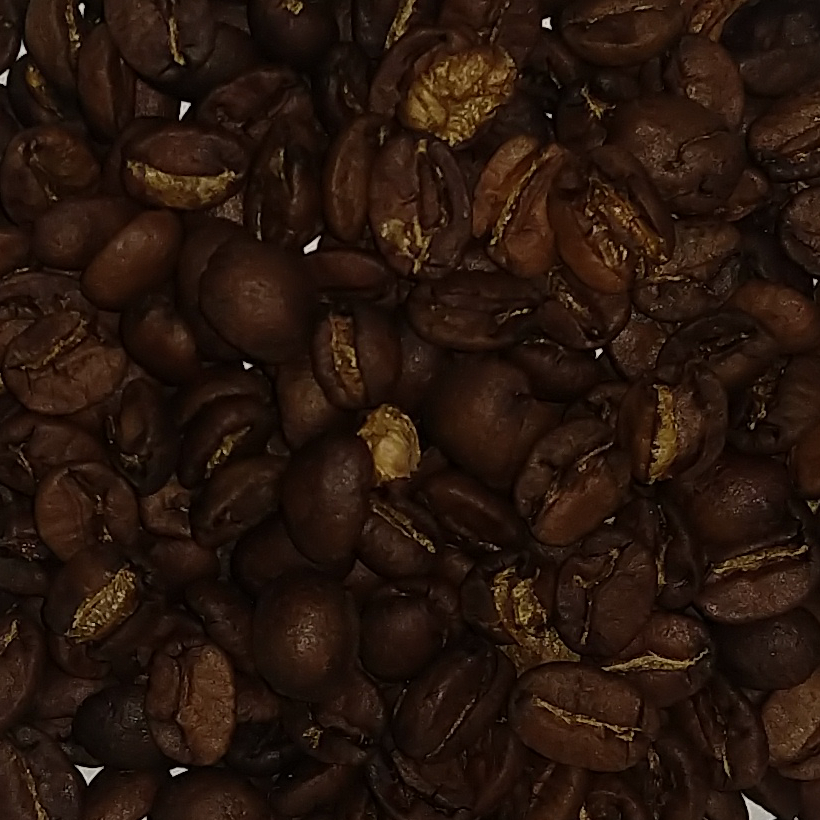
#> input picture Scripts/photos/Motorola X4/Flash/Cafe/35_1.png, 820 x 820 px, given as the content of the folder ./photos/iPhone 8/Luz/Folha, which was not available
$ python create_data.py
#> lines starting #> are read from the running program, lines starting #| are printed output that depends on the picture; pictures that were not available may be replaced by others from this repository, and a replacement may not be noted
import cv2
import numpy as np
import os
import csv

# Normal H,S,V: (0-360,0-100%,0-100%)
# OpenCV H,S,V: (0-180,0-255 ,0-255)


def getMeanRGB(image_path):
    rgb_img = cv2.imread(image_path)

    # [10 lines of commented-out code are left out]

    R, G, B = cv2.split(rgb_img)

    return ((round(np.mean(R)), round(np.mean(G)), round(np.mean(B))))


def getMeanHSV(image_path):
    rgb_img = cv2.imread(image_path)

    # [10 lines of commented-out code are left out]

    hsv_img = cv2.cvtColor(rgb_img, cv2.COLOR_RGB2HSV)
    H, S, V = cv2.split(hsv_img)

    return ((round(np.mean(H)), round(np.mean(S)), round(np.mean(V))))

# [45 lines left out: functions white_balance, getMeanRGBequalized, getMeanHSVequalized, getMeanLAB, not called in this run]


def getMeanGray(image_path):
    rgb_img = cv2.imread(image_path)
    rgb_img = cv2.medianBlur(src=rgb_img, ksize=9)
    gray_img = cv2.cvtColor(rgb_img, cv2.COLOR_RGB2GRAY)
    gray = cv2.split(gray_img)
    return round(np.mean(gray))


def createData():
    id_count = 0
    devices = ['iPhone 8', 'Motorola X4', 'Redmi 5A', 'Xiaomi Mi9', 'Lumix']
    lighting_conditions = ['Luz', 'Flash', 'Externo', 'Sombra']
    types = ['Folha', 'Cafe']

    header = ['ID', 'Device', 'Height', 'Width', 'Num_sample', 'Lighting_condition', 'R_mean', 'G_mean', 'B_mean', 'Paper_R_mean',
              'Paper_G_mean', 'Paper_B_mean', 'H_mean', 'S_mean', 'V_mean', 'Paper_H_mean', 'Paper_S_mean', 'Paper_V_mean', 'gray_coffe', 'gray_paper','Agtron_value', 'File', 'Path']

    # data = ['Dispositivo', 'Altura', 'Largura', 'Iluminacao', 'Nome']

    for device in devices:
        print("### {} ###".format(device))
        for condition in lighting_conditions:
            print("=== {} ===".format(condition))
            data_papers = []
            for option in types:
                print("--- {} ---".format(option))
                for file in os.listdir(".\photos\{}\{}\{}".format(device, condition, option)):
                    img_path = os.path.join(
                        ".\photos\{}\{}\{}".format(device, condition, option), file)
                    img = cv2.imread(img_path)
#> img is the input picture: shape (820, 820, 3); mean B, G, R 13.1, 22.2, 39.2

                    if option == 'Folha':
                        R, G, B = getMeanRGB(img_path)
#> in getMeanRGB, `R, G, B = cv2.split(rgb_img)`:
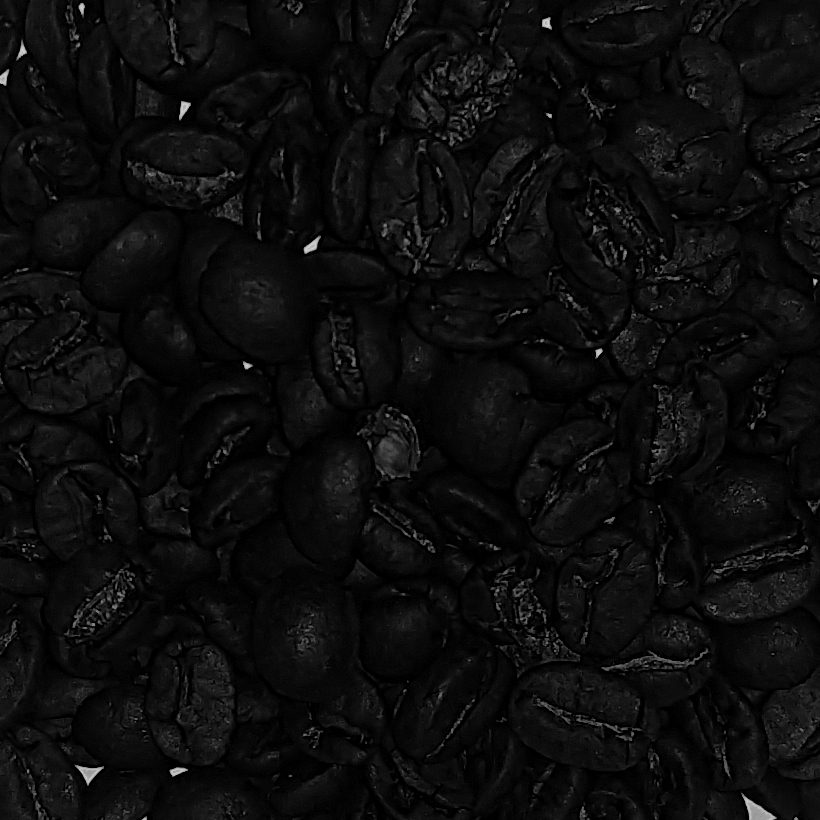
#> R: shape (820, 820); min 0, max 213, mean 13.1
#> in getMeanRGB, `R, G, B = cv2.split(rgb_img)`:
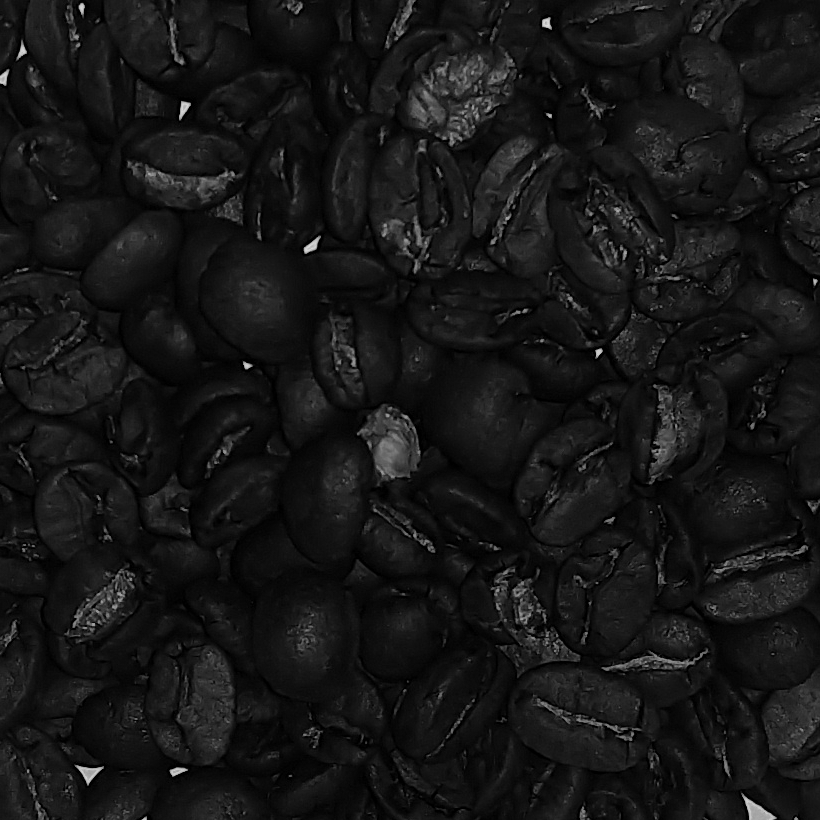
#> G: shape (820, 820); min 0, max 220, mean 22.2
#> in getMeanRGB, `R, G, B = cv2.split(rgb_img)`:
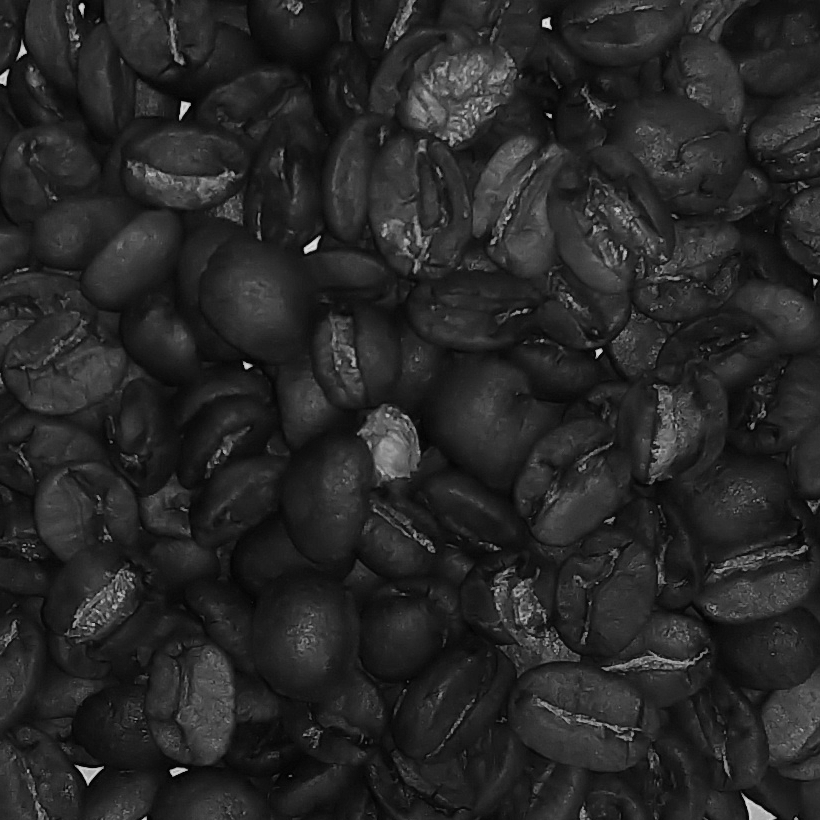
#> B: shape (820, 820); min 1, max 229, mean 39.2
#> R = 13; G = 22; B = 39
                        H, S, V = getMeanHSV(img_path)
#> in getMeanHSV, `hsv_img = cv2.cvtColor(rgb_img, cv2.COLOR_RGB2HSV)`: hsv_img: shape (820, 820, 3); mean H, S, V 110.1, 180.3, 39.2
#> in getMeanHSV, `H, S, V = cv2.split(hsv_img)`:
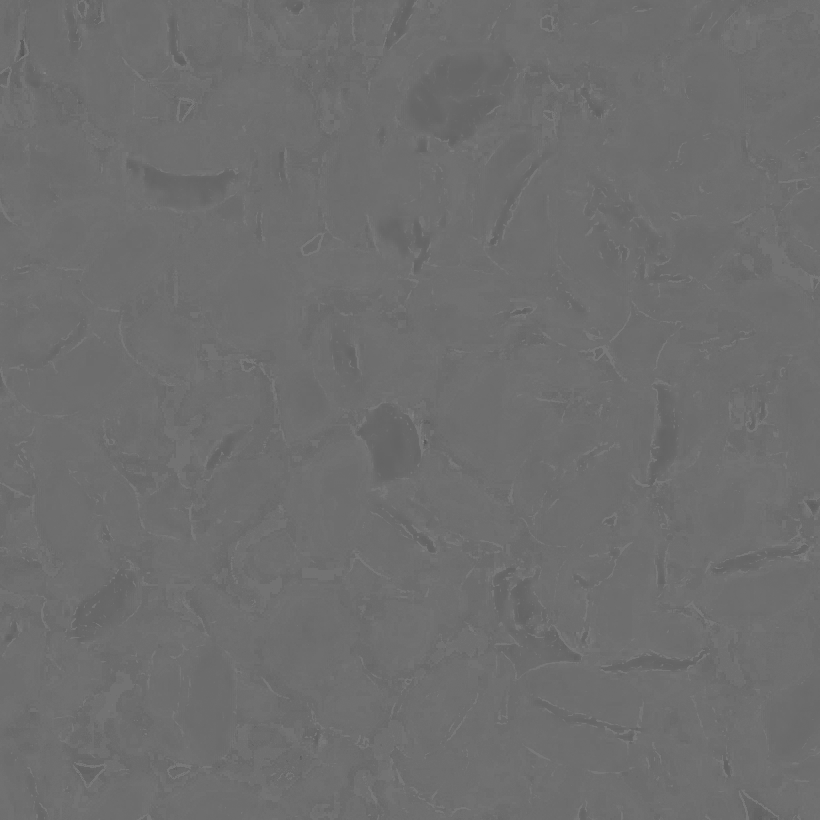
#> H: shape (820, 820); min 86, max 135, mean 110.1
#> in getMeanHSV, `H, S, V = cv2.split(hsv_img)`:
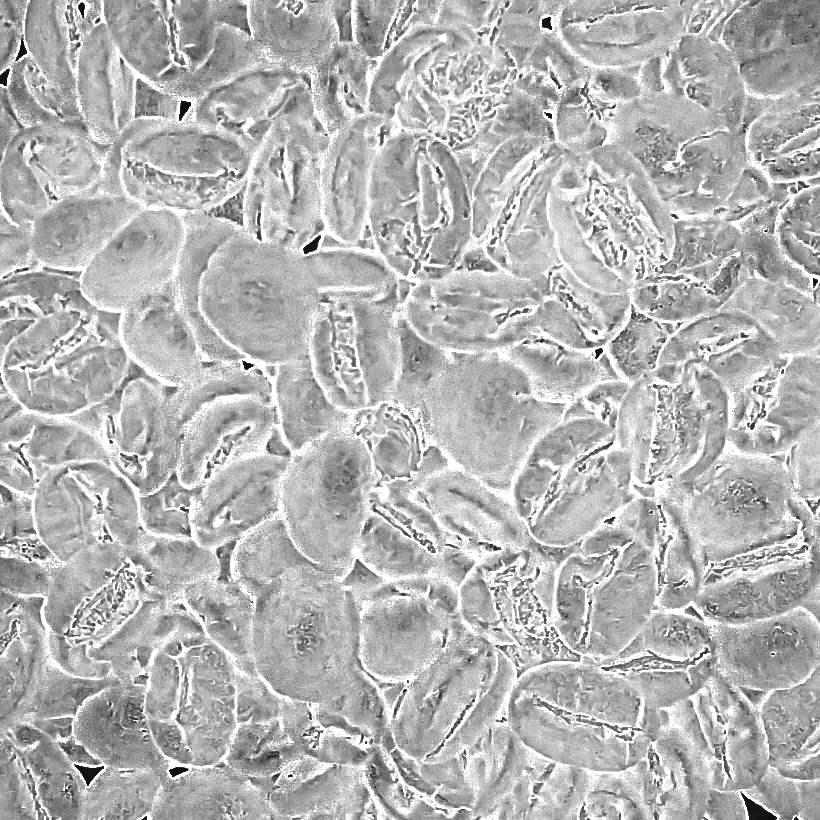
#> S: shape (820, 820); min 6, max 255, mean 180.3
#> H = 110; S = 180; V = 39
                        gray_paper  = getMeanGray(img_path)
#> gray_paper = 20
                        data_papers.append([R, G, B, H, S, V])
                    else:
                        print(file)
                        # PORQUE NÃO TEM EXPERIMENTO 1
                        if(device == "Lumix"):
                            paper = data_papers[int(file[3]) - 2]
                        else:
#> (the run stopped early here; a loop or call above may not have finished)

$ run again, on Scripts/photos/Motorola X4/Flash/Cafe/45_1.png
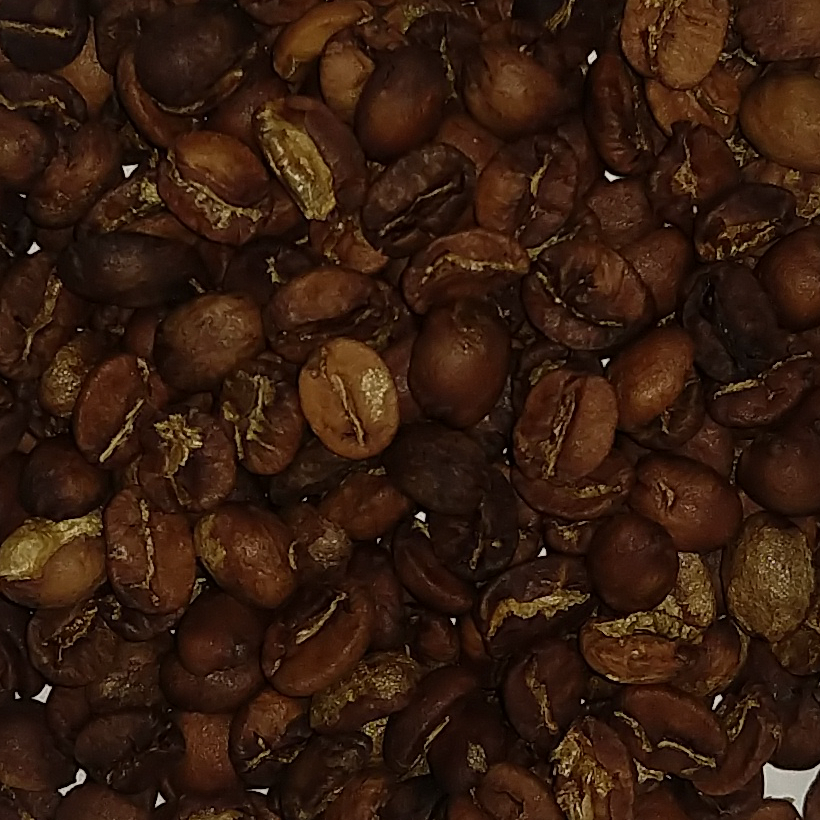
#> input picture Scripts/photos/Motorola X4/Flash/Cafe/45_1.png, 820 x 820 px, given as the content of the folder ./photos/iPhone 8/Luz/Folha, which was not available
#> in createData, img is the input picture: shape (820, 820, 3); mean B, G, R 15.2, 28.6, 52.7
#> in createData, `R, G, B = getMeanRGB(img_path)`: R = 15; G = 29; B = 53
#> hsv_img: shape (820, 820, 3); mean H, S, V 110, 191.9, 52.7
#> in getMeanHSV, `H, S, V = cv2.split(hsv_img)`:
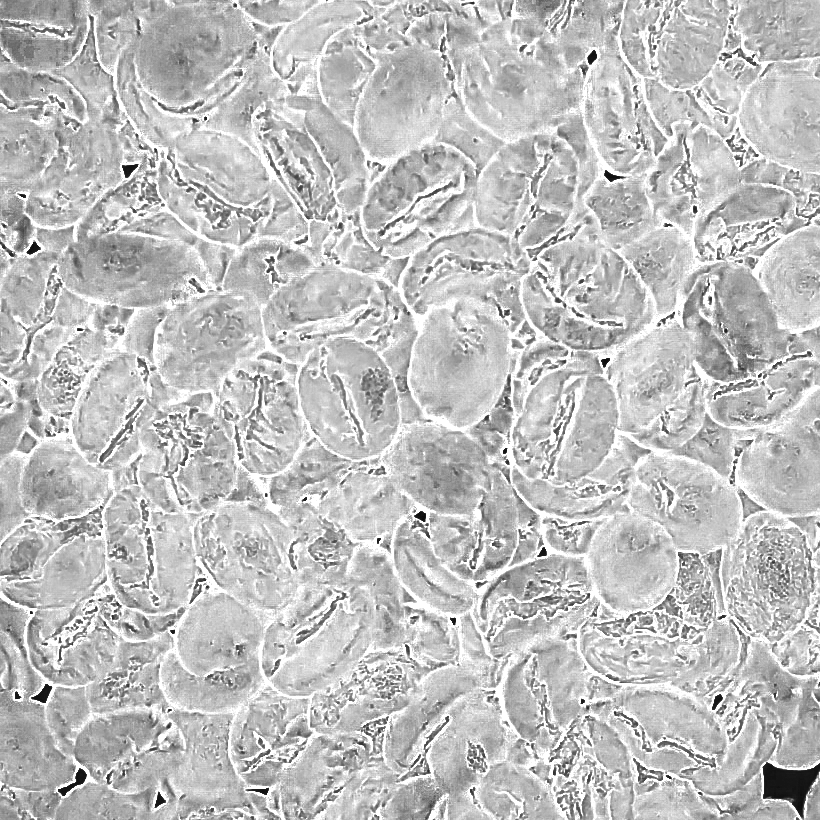
#> S: shape (820, 820); min 12, max 255, mean 191.9
#> in createData, `H, S, V = getMeanHSV(img_path)`: H = 110; S = 192; V = 53
#> in getMeanGray, `gray_img = cv2.cvtColor(rgb_img, cv2.COLOR_RGB2GRAY)`:
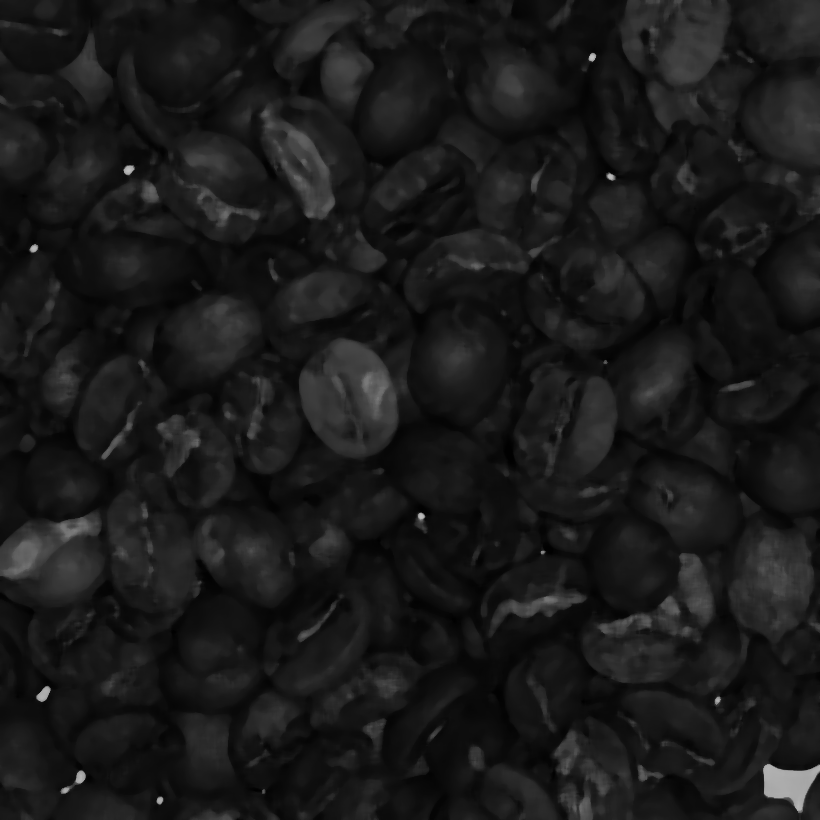
#> gray_img: shape (820, 820); min 1, max 192, mean 25.8
#> gray_paper = 26

$ run again, on Scripts/photos/Motorola X4/Flash/Cafe/55_1.png
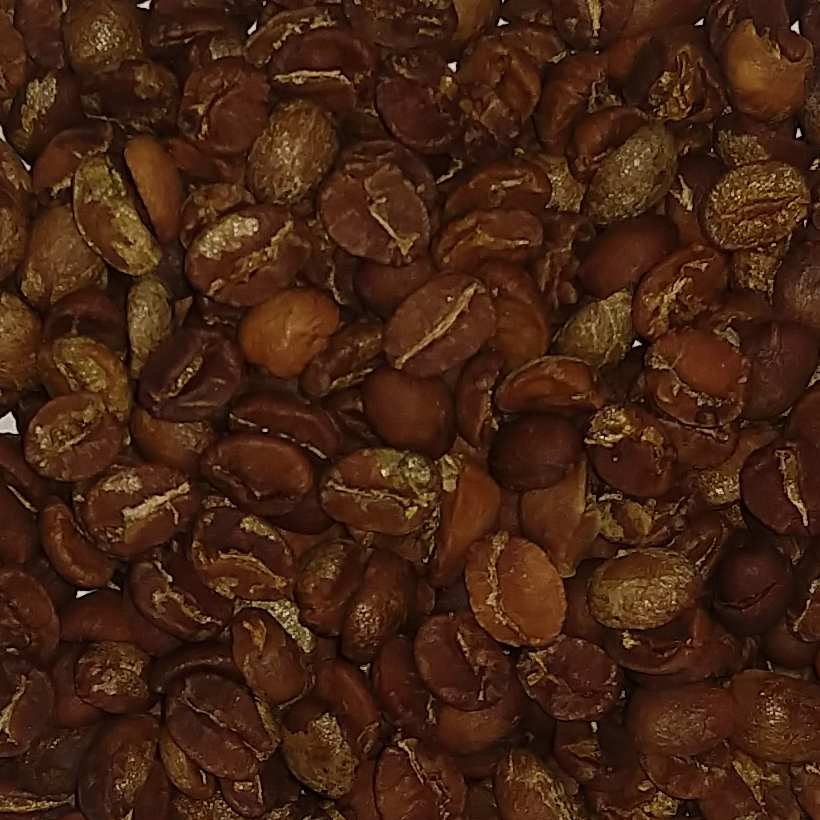
#> input picture Scripts/photos/Motorola X4/Flash/Cafe/55_1.png, 820 x 820 px, given as the content of the folder ./photos/iPhone 8/Luz/Folha, which was not available
#> in createData, img is the input picture: shape (820, 820, 3); mean B, G, R 18.5, 35.8, 68.2
#> in createData, `R, G, B = getMeanRGB(img_path)`: R = 19; G = 36; B = 68
#> hsv_img: shape (820, 820, 3); mean H, S, V 110.1, 193.6, 68.2
#> in getMeanHSV, `H, S, V = cv2.split(hsv_img)`:
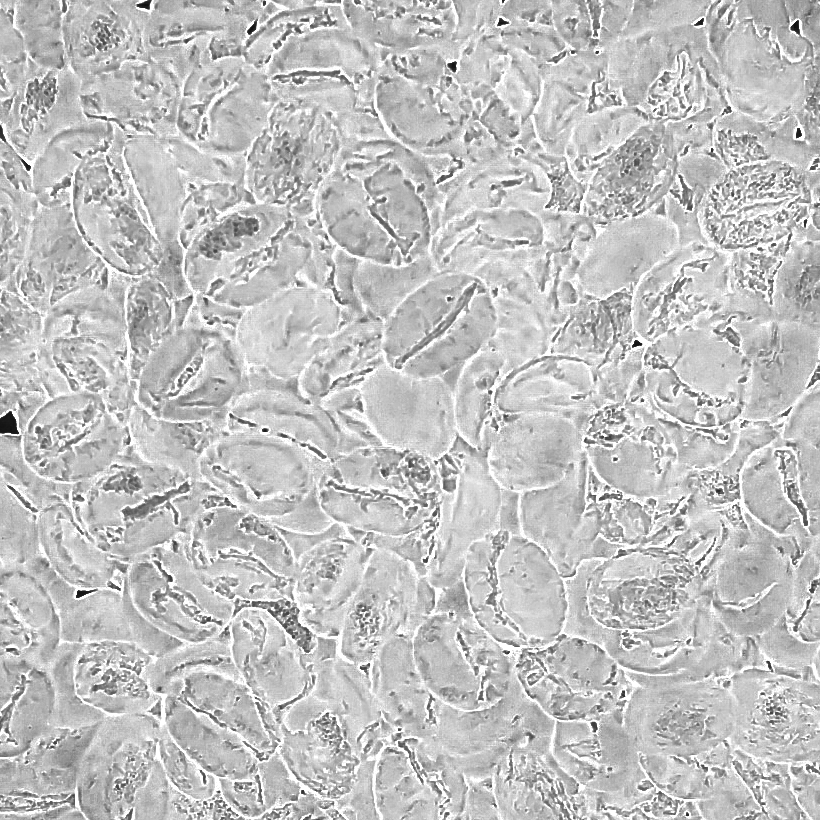
#> S: shape (820, 820); min 15, max 255, mean 193.6
#> in createData, `H, S, V = getMeanHSV(img_path)`: H = 110; S = 194; V = 68
#> in getMeanGray, `gray_img = cv2.cvtColor(rgb_img, cv2.COLOR_RGB2GRAY)`:
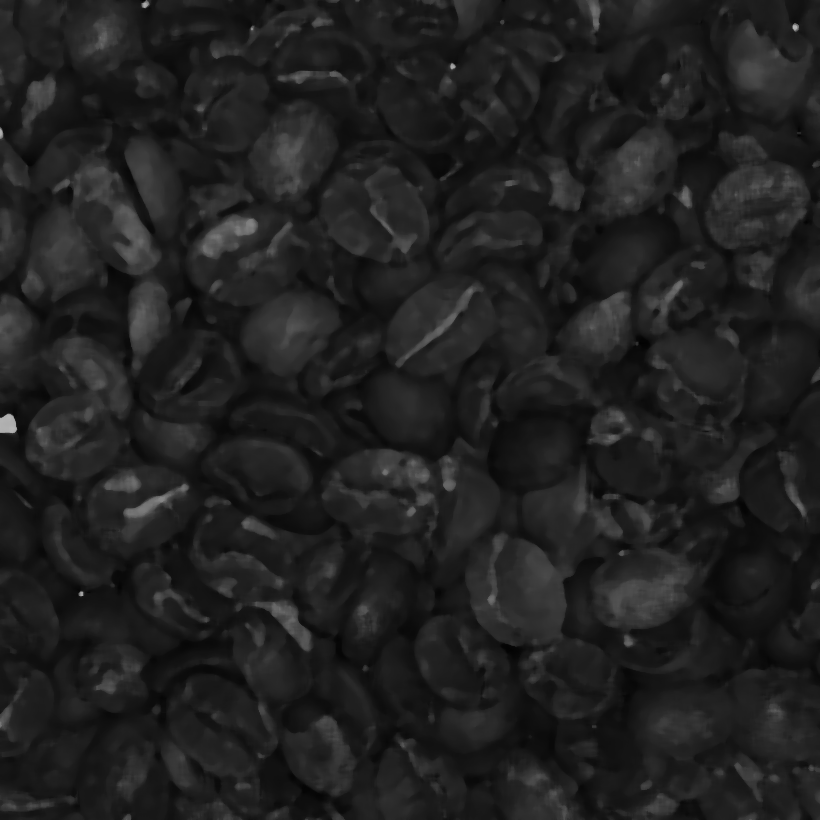
#> gray_img: shape (820, 820); min 2, max 182, mean 32.7
#> gray_paper = 33
